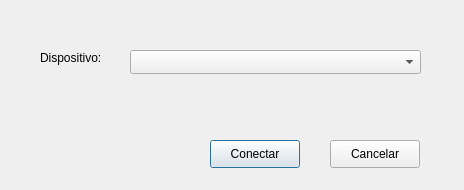
<?xml version="1.0" encoding="UTF-8"?>
<ui version="4.0">
 <class>DialogBluetooth</class>
 <widget class="QDialog" name="DialogBluetooth">
  <property name="geometry">
   <rect>
    <x>0</x>
    <y>0</y>
    <width>464</width>
    <height>190</height>
   </rect>
  </property>
  <property name="windowTitle">
   <string>Conexão bluetooth</string>
  </property>
  <widget class="QComboBox" name="cbOptions">
   <property name="geometry">
    <rect>
     <x>130</x>
     <y>50</y>
     <width>291</width>
     <height>24</height>
    </rect>
   </property>
  </widget>
  <widget class="QLabel" name="label">
   <property name="geometry">
    <rect>
     <x>40</x>
     <y>50</y>
     <width>81</width>
     <height>16</height>
    </rect>
   </property>
   <property name="text">
    <string>Dispositivo:</string>
   </property>
  </widget>
  <widget class="QPushButton" name="btnConnect">
   <property name="geometry">
    <rect>
     <x>210</x>
     <y>140</y>
     <width>90</width>
     <height>28</height>
    </rect>
   </property>
   <property name="text">
    <string>Conectar</string>
   </property>
  </widget>
  <widget class="QPushButton" name="btnCancel">
   <property name="geometry">
    <rect>
     <x>330</x>
     <y>140</y>
     <width>90</width>
     <height>28</height>
    </rect>
   </property>
   <property name="text">
    <string>Cancelar</string>
   </property>
  </widget>
 </widget>
 <resources/>
 <connections/>
</ui>
